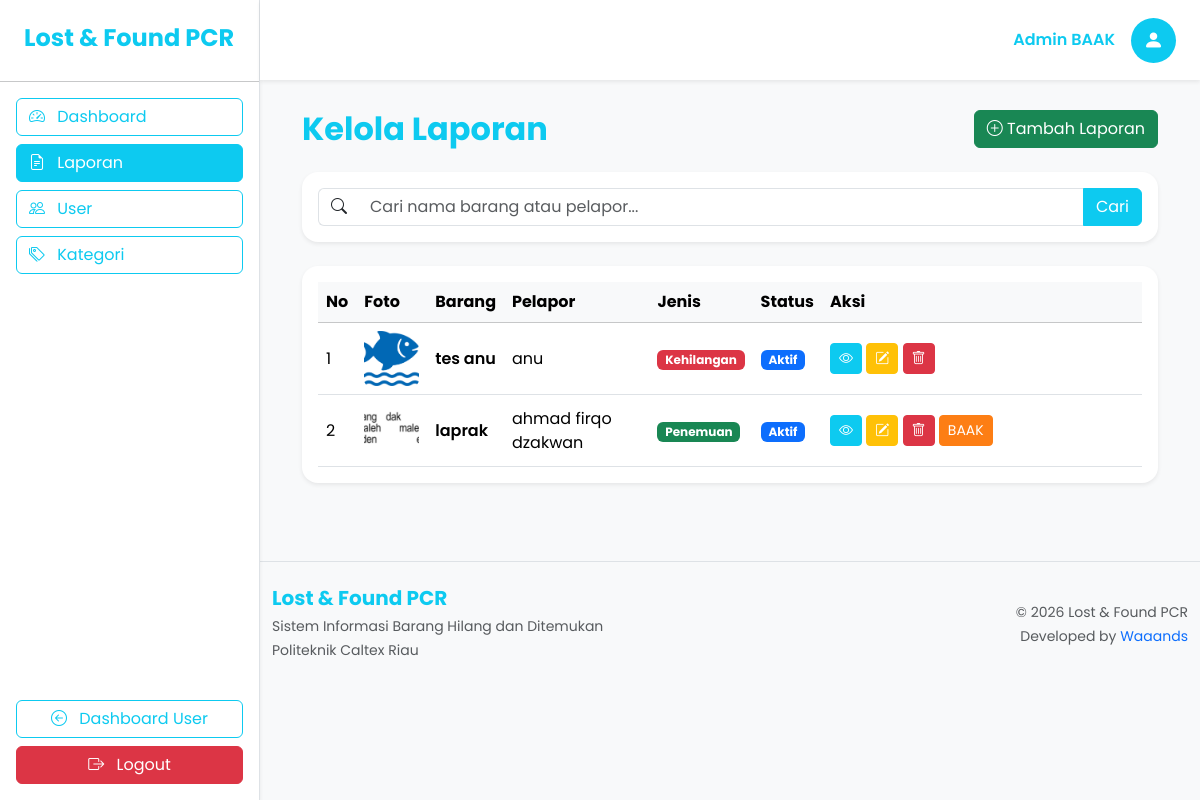
Page /index.php?aksi=admin_laporan (signed in) on the earlier database version.
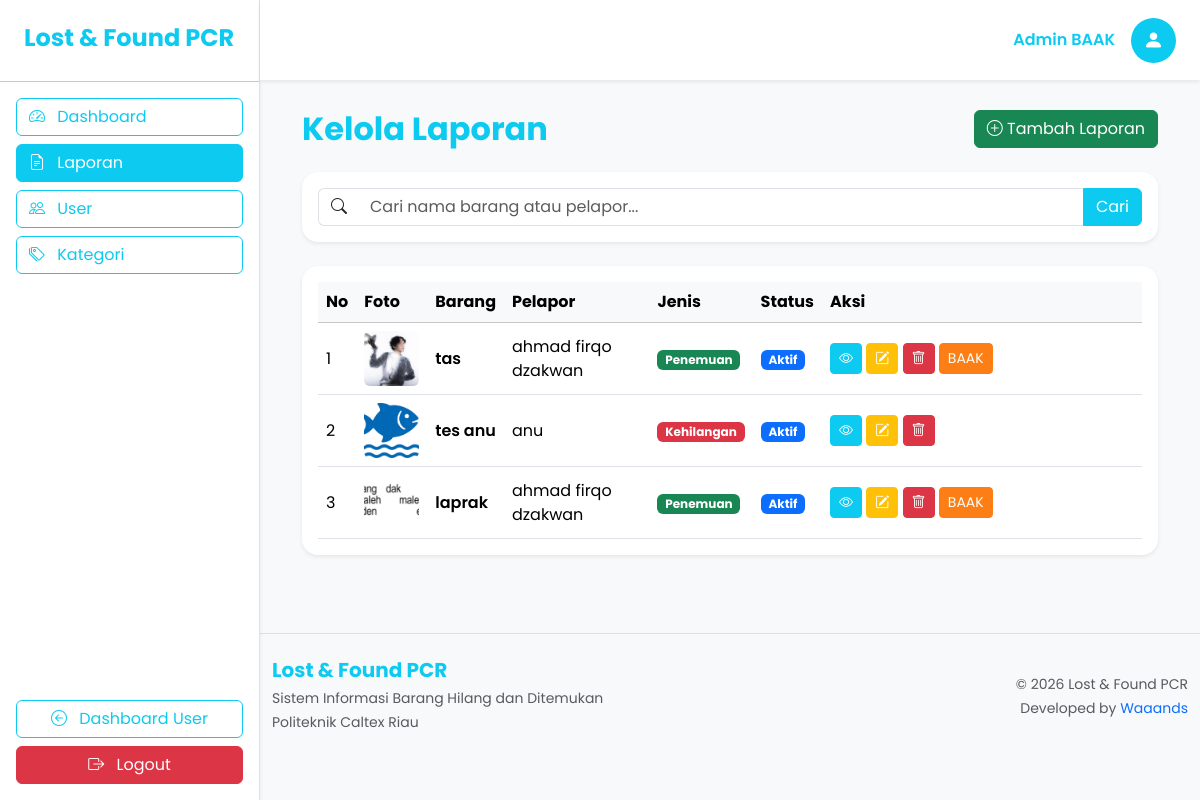
Same page on the later database version.
### tables this page shows
CREATE TABLE `laporan` (
  `id_laporan` int(11) NOT NULL,
  `id_user` int(11) NOT NULL,
  `id_kategori` int(11) NOT NULL,
  `jenis_laporan` enum('kehilangan','penemuan') NOT NULL,
  `nama_barang` varchar(100) NOT NULL,
  `deskripsi` text DEFAULT NULL,
  `foto_barang` varchar(255) DEFAULT NULL,
  `lokasi` varchar(100) DEFAULT NULL,
  `tanggal_kejadian` date NOT NULL,
  `status_barang` enum('dipegang_sendiri','dititip_baak') DEFAULT 'dipegang_sendiri',
  `status_laporan` enum('aktif','selesai') DEFAULT 'aktif',
  `created_at` timestamp NOT NULL DEFAULT current_timestamp()
);

CREATE TABLE `users` (
  `id_user` int(11) NOT NULL,
  `nim` varchar(20) NOT NULL,
  `nama_lengkap` varchar(100) NOT NULL,
  `email` varchar(100) NOT NULL,
  `password` varchar(255) NOT NULL,
  `role` enum('mahasiswa','admin') NOT NULL DEFAULT 'mahasiswa',
  `created_at` timestamp NOT NULL DEFAULT current_timestamp()
);

### app/controllers/AdminController.php (called while the page is built, shortened)
<?php
require_once __DIR__ . "/../../config/koneksi.php";
require_once __DIR__ . "/../models/LaporanModel.php";
class AdminController
{
    private $laporanModel;
    public function __construct($conn)
    {
        $this->laporanModel = new LaporanModel($conn);
    }
    public function laporan()
    {
        $keyword = isset($_GET['keyword']) ? $_GET['keyword'] : "";
        if($keyword != "")
        {
            $laporan = $this->laporanModel->cariAdmin($keyword);
        }
        else
        {
            $laporan = $this->laporanModel->getAllAdmin();
        }
        require __DIR__ . "/../views/admin/laporan_admin/laporan.php";
    }
}

### app/models/LaporanModel.php (called while the page is built, shortened)
<?php
class LaporanModel
{
    private $conn;
    public function __construct($conn)
    {
        $this->conn = $conn;
    }
    public function getAllAdmin()
    {
        $query = "
        SELECT
            laporan.*,
            kategori.nama_kategori,
            users.nama_lengkap
        FROM laporan
        JOIN kategori
        ON laporan.id_kategori = kategori.id_kategori
        JOIN users
        ON laporan.id_user = users.id_user
        ORDER BY laporan.id_laporan DESC
        ";
        return mysqli_query($this->conn, $query);
    }
}

### app/views/admin/laporan_admin/laporan.php (the view, shortened to what the changed rows need)
<!DOCTYPE html>
<html>
<head>
    <link href="https://cdn.jsdelivr.net/npm/bootstrap@5.3.3/dist/css/bootstrap.min.css" rel="stylesheet">
    <link rel="stylesheet" href="https://cdn.jsdelivr.net/npm/bootstrap-icons@1.11.3/font/bootstrap-icons.min.css">
        <link rel="stylesheet" href="public/assets/css/admin.css">
</head>
<body class="bg-light">
    <div class="d-flex">
        <main class="main-content">
            <div class="content">
                <div class="container-fluid">
                    <div class="d-flex justify-content-between align-items-center mb-4">
                        <h2 class="fw-bold text-info mb-0">
                            Kelola Laporan
                        </h2>
                    </div>
                    <div class="card border-0 shadow-sm rounded-4">
                        <div class="card-body">
                            <div class="table-responsive">
                                <table class="table table-hover align-middle mb-0">
                                    <thead class="table-light">
                                        <tr>
                                            <th>No</th>
                                            <th>Foto</th>
                                            <th>Barang</th>
                                            <th>Pelapor</th>
                                            <th>Jenis</th>
                                            <th>Status</th>
                                            <th width="320">
                                                Aksi
                                            </th>
                                        </tr>
                                    </thead>
                                    <tbody>
                                        <?php
                        $no = 1;
                        while($row=mysqli_fetch_assoc($laporan)){
                        ?>
                                        <tr>
                                            <td>
                                                <?= $no++; ?>
                                            </td>
                                            <td>
                                                <?php if($row['foto_barang']!=""){ ?>
                                                <img src="public/uploads/barang/<?= $row['foto_barang']; ?>"
                                                    class="rounded" style="width:55px;height:55px;object-fit:cover;">
                                                <?php }else{ ?>
                                                <img src="public/assets/image/no-image.png" class="rounded"
                                                    style="width:55px;height:55px;object-fit:cover;">
                                                <?php } ?>
                                            </td>
                                            <td>
                                                <div class="fw-semibold">
                                                    <?= $row['nama_barang']; ?>
                                                </div>
                                            </td>
                                            <td>
                                                <?= $row['nama_lengkap']; ?>
                                            </td>
                                            <td>
                                                <?php if($row['jenis_laporan']=="kehilangan"){ ?>
                                                <span class="badge bg-danger">
                                                    Kehilangan
                                                </span>
                                                <?php }else{ ?>
                                                <span class="badge bg-success">
                                                    Penemuan
                                                </span>
                                                <?php } ?>
                                            </td>
                                            <td>
                                                <?php
                                            if($row['status_laporan']=="aktif"){
                                                echo '<span class="badge bg-primary">Aktif</span>';
                                            }elseif($row['status_laporan']=="baak"){
                                                echo '<span class="badge bg-warning text-dark">BAAK</span>';
                                            }else{
                                                echo '<span class="badge bg-success">Selesai</span>';
                                            }
                                            ?>
                                            </td>
                                            <td>
                                                <a href="index.php?aksi=detail&id=<?= $row['id_laporan']; ?>&from=admin_laporan"
                                                    class="btn btn-info btn-sm">
                                                    <i class="bi bi-eye"></i>
                                                </a>
                                                <a href="index.php?aksi=admin_edit_laporan&id=<?= $row['id_laporan']; ?>"
                                                    class="btn btn-warning btn-sm">
                                                    <i class="bi bi-pencil-square"></i>
                                                </a>
                                                <a href="index.php?aksi=admin_hapus_laporan&id=<?= $row['id_laporan']; ?>"
                                                    class="btn btn-danger btn-sm"
                                                    onclick="return confirm('Hapus laporan ini?')">
                                                    <i class="bi bi-trash"></i>
                                                </a>
                                                <?php if($row['jenis_laporan']=="penemuan"){ ?>
                                                <?php if($row['status_laporan']=="aktif"){ ?>
                                                <a href="index.php?aksi=ubah_status&id=<?= $row['id_laporan']; ?>&status=baak"
                                                    class="btn btn-baak btn-sm">
                                                    BAAK
                                                </a>
                                                <?php } ?>
                                                <?php } ?>
                                            </td>
                                        </tr>
                                        <?php } ?>
                                    </tbody>
                                </table>
                            </div>
                        </div>
                    </div>
                </div>
            </div>
        </main>
    </div>
</body>
</html>

Differences in the rows shown:
added laporan: foto_barang (picture), nama_barang "tas", id_user.nama_lengkap "ahmad firqo dzakwan", jenis_laporan "Penemuan", status_laporan "Aktif"
